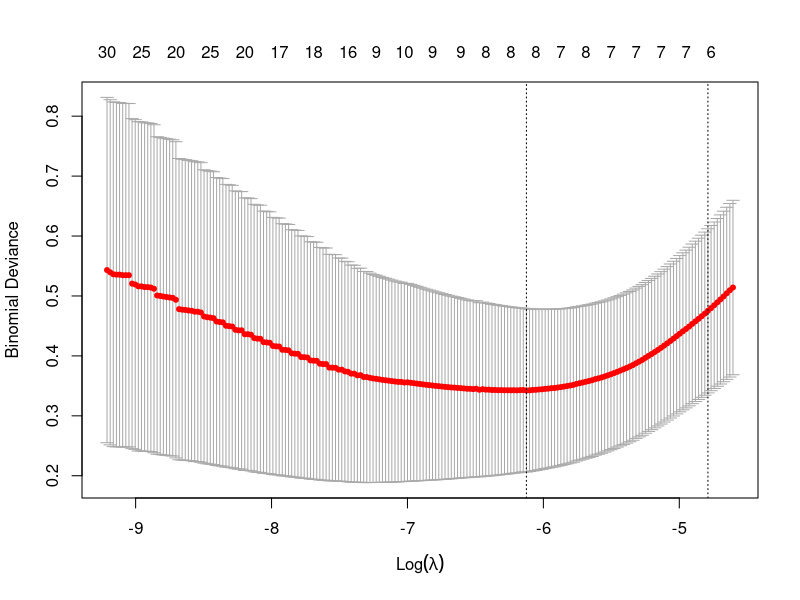
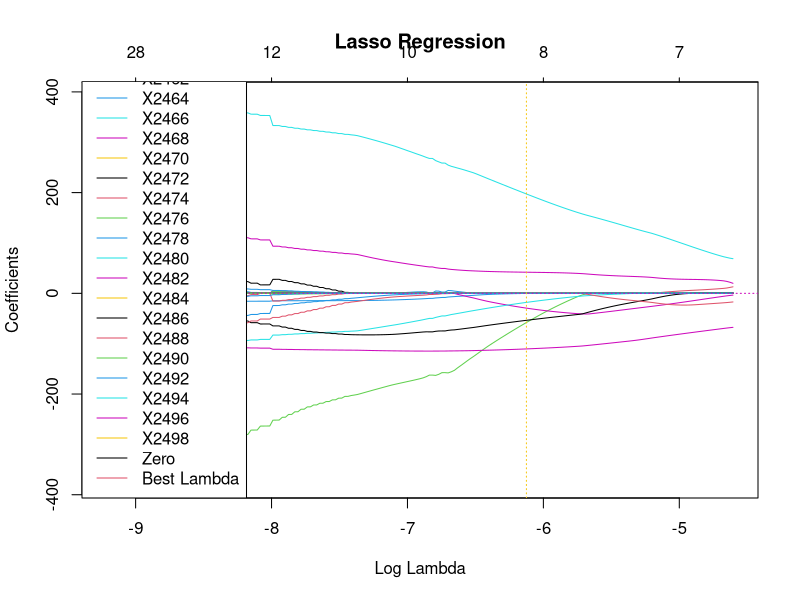

The R script that drew these images, in order:
## ---- chunk 1
knitr::opts_chunk$set(echo = TRUE)
## ---- chunk 2
# Load the dataset
cookies_data <- read.csv(file = "cookies.csv", header = TRUE)
# Create the binary target variable YBin
YBin <- as.numeric(cookies_data$fat > median(cookies_data$fat))

# Computation (mean, standard deviation, minimum and maximum)
cookies_data$mean <- rowMeans(cookies_data[, 2:701])
cookies_data$stDev <- apply(cookies_data[, 2:701], 1, sd)
cookies_data$min <- apply(cookies_data[, 2:701], 1, min)
cookies_data$max <- apply(cookies_data[, 2:701], 1, max)

# Computation (slope)
# Function: compute_slope
# @param: spectrum_values of a cookie (here, column 2 to 701)
# @return: slope of the spectrum curve for a cookie
compute_slope <- function(spectrum_values) {
  pos <- 1:length(spectrum_values)
  lm_model <- lm(spectrum_values ~ pos)
  slope <- coef(lm_model)[2]
  return(slope)
}

cookies_data$slope <- apply(cookies_data[, 2:701], 1, compute_slope) 

# Create a data frame with features and target variable
cookies_features_data <- data.frame(
  YBin = YBin,
  mean = cookies_data$mean,
  stDev = cookies_data$stDev,
  min = cookies_data$min,
  max = cookies_data$max,
  slope = cookies_data$slope
)

head(cookies_features_data)
print(YBin)
## ---- chunk 3
# Fit logistic regression model
model <- glm(YBin ~ ., data = cookies_features_data, family = "binomial")

# Display the summary of the model
summary(model)
## ---- chunk 4
p1 <- predict.glm(model, type = "response")
res <- as.numeric(p1 > 0.5)

table(cookies_features_data$YBin, res)
## ---- chunk 5
# Load the dataset
cookies_data <- read.csv(file = "cookies.csv", header = TRUE)

# Create the binary target variable YBin
YBin <- as.numeric(cookies_data$fat > median(cookies_data$fat))

# Spectra as predictors (without fat column)
spectra_predictors <- cookies_data[, 2:701]
# Add the YBin column to the predictors
spectra_predictors$YBin <- YBin

head(spectra_predictors$YBin)
## ---- chunk 6
# Load the glmnet package
library(glmnet)

# Convert predictors and response to matrix format
X <- as.matrix(spectra_predictors[, -ncol(spectra_predictors)])  # Exclude the YBin column
y <- spectra_predictors$YBin

# Fit regularized logistic regression model (L1 penalty)
lambdas <- 10^seq(-4, -2, 0.01)
cv_model_lasso <- cv.glmnet(X, y, family = "binomial", alpha = 1, lambda = lambdas)

# Display the optimal lambda
best_lambda_lasso <- cv_model_lasso$lambda.min
cat("Optimal lambda for Lasso:", best_lambda_lasso, "\n")

plot(cv_model_lasso)
print(cv_model_lasso)
## ---- chunk 7
plot(cv_model_lasso$glmnet.fit, xvar = "lambda", main="Lasso Regression")
abline(h = 0, col = 6, lty = 3)
abline(v = log(best_lambda_lasso), col = 7, lty = 3)
legend("bottomleft", legend = c(colnames(X), "Zero", "Best Lambda"), col = 1:7, lty = 1)
## ---- chunk 8
best_model_lasso <- glmnet(X, y, family = "binomial", alpha = 1, lambda = best_lambda_lasso)

print(best_model_lasso)
## ---- chunk 9
# We split into 2 dataframe randomly
indice_train <- sample(1:nrow(spectra_predictors), 0.8 * nrow(spectra_predictors))
train_data <- spectra_predictors[indice_train, ] # use to train the model
test_data <- spectra_predictors[-indice_train, ] # use to test the model 

# We define X & y for both dataframe
y_train <- train_data$YBin
X_train <- train_data[, -ncol(train_data)]
# ---
y_test <- test_data$YBin
X_test <- test_data[, -ncol(test_data)]

# We train the model with another cross-validation
# in order to get the best value for lambda
cv_lasso_model <- cv.glmnet(as.matrix(X_train), y_train, alpha = 1, family = "binomial", grouped = FALSE)
# We choose the best lambda
best_lambda <- cv_lasso_model$lambda.min
# Using the best lambda, we define our model
lasso_model <- glmnet(as.matrix(X_train), y_train, lambda = best_lambda, alpha = 1, family = "binomial")

# We make prediction on the X_test
predictions_lasso <- predict.glmnet(lasso_model, s = best_lambda, newx = as.matrix(X_test), type = "response")

# We compute the class for our prediction using the threshold 0.5
predictions <- as.numeric(predictions_lasso > 0.5)

# Compute the performance
performance <- mean(predictions == y_test)
print(paste("Performance globale de la validation croisée (accuracy):", round(performance, 2)))

# Confusion matrix 
print(table(test_data$YBin, predictions))
